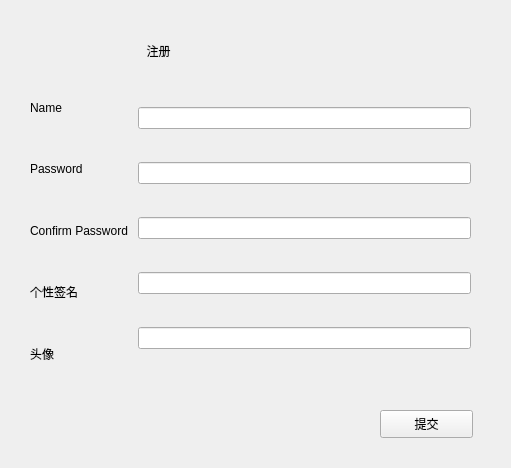
<?xml version="1.0" encoding="UTF-8"?>
<ui version="4.0">
 <class>Register</class>
 <widget class="QWidget" name="Register">
  <property name="geometry">
   <rect>
    <x>0</x>
    <y>0</y>
    <width>511</width>
    <height>468</height>
   </rect>
  </property>
  <property name="windowTitle">
   <string>Form</string>
  </property>
  <widget class="QPushButton" name="commit">
   <property name="geometry">
    <rect>
     <x>380</x>
     <y>410</y>
     <width>93</width>
     <height>28</height>
    </rect>
   </property>
   <property name="text">
    <string>提交</string>
   </property>
  </widget>
  <widget class="QWidget" name="layoutWidget">
   <property name="geometry">
    <rect>
     <x>30</x>
     <y>80</y>
     <width>441</width>
     <height>301</height>
    </rect>
   </property>
   <layout class="QHBoxLayout" name="horizontalLayout_2">
    <item>
     <layout class="QVBoxLayout" name="verticalLayout_3">
      <item>
       <widget class="QLabel" name="name_label_2">
        <property name="text">
         <string>Name</string>
        </property>
       </widget>
      </item>
      <item>
       <widget class="QLabel" name="password_label_2">
        <property name="text">
         <string>Password</string>
        </property>
       </widget>
      </item>
      <item>
       <widget class="QLabel" name="confirmPassword_label_2">
        <property name="text">
         <string>Confirm Password </string>
        </property>
       </widget>
      </item>
      <item>
       <widget class="QLabel" name="sign_label_2">
        <property name="text">
         <string>个性签名</string>
        </property>
       </widget>
      </item>
      <item>
       <widget class="QLabel" name="head_label_2">
        <property name="text">
         <string>头像</string>
        </property>
       </widget>
      </item>
     </layout>
    </item>
    <item>
     <layout class="QVBoxLayout" name="verticalLayout_4">
      <item>
       <widget class="QLineEdit" name="name_line_2"/>
      </item>
      <item>
       <widget class="QLineEdit" name="password_line_2"/>
      </item>
      <item>
       <widget class="QLineEdit" name="confirmPassword_line_2"/>
      </item>
      <item>
       <widget class="QLineEdit" name="sign_line_2"/>
      </item>
      <item>
       <widget class="QLineEdit" name="head_line_2"/>
      </item>
     </layout>
    </item>
   </layout>
  </widget>
  <widget class="QLabel" name="tip_label">
   <property name="geometry">
    <rect>
     <x>31</x>
     <y>401</y>
     <width>216</width>
     <height>29</height>
    </rect>
   </property>
   <property name="text">
    <string/>
   </property>
  </widget>
  <widget class="QLabel" name="register_label">
   <property name="geometry">
    <rect>
     <x>100</x>
     <y>30</y>
     <width>231</width>
     <height>41</height>
    </rect>
   </property>
   <property name="text">
    <string>              注册</string>
   </property>
  </widget>
 </widget>
 <resources/>
 <connections/>
</ui>
